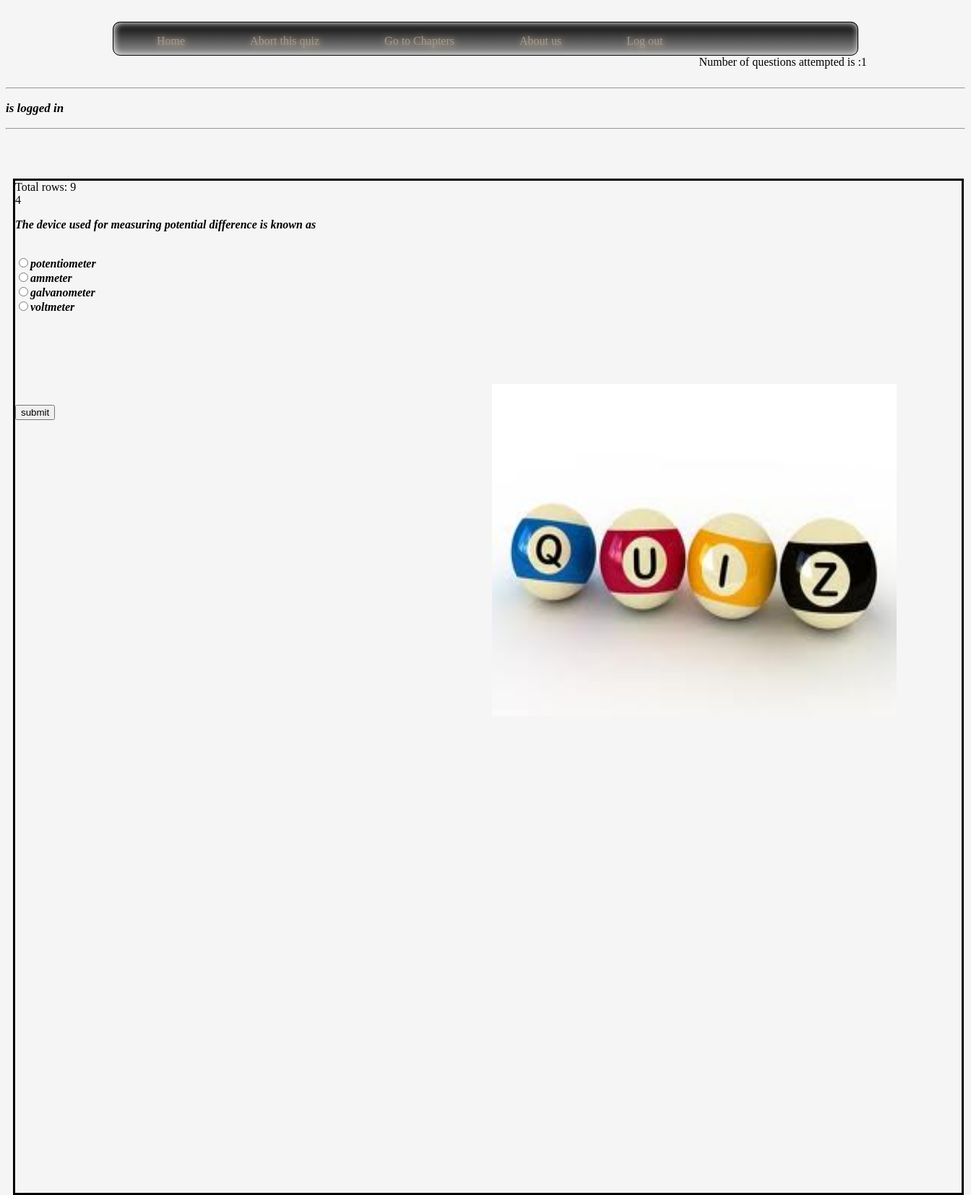
The app's page /take_physics_quiz.php with its own data.
### tables this page shows
CREATE TABLE IF NOT EXISTS `quiz_physics` (
  `id` mediumint(9) NOT NULL AUTO_INCREMENT,
  `question` varchar(8192) NOT NULL,
  `option1` varchar(300) NOT NULL,
  `option2` varchar(300) NOT NULL,
  `option3` varchar(300) NOT NULL,
  `option4` varchar(300) NOT NULL,
  `answer` varchar(300) NOT NULL,
  PRIMARY KEY (`id`)
);

### take_physics_quiz.php (the view, shortened to what this page needs)
<!DOCTYPE html>
<html>
    <head>
    </head>
    <body>
        <ul id="menu">
<li><a href="home_page1.html">Home</a></li>
<li><a href="close_physics_quiz.php">Abort this quiz</a></li>
<li><a href="intro1.html">Go to Chapters</a></li>
<li><a href="#">About us</a></li>
<li><a href="logout.php">Log out</a></li>
</ul>
    </body>
</html>
<html>
    <head>
    </head>
    <body>
        <form name="form" action="take_physicsquiz_next.php" method="post">
            <?php
            echo "Number of questions attempted is :". $_SESSION['views_phy_quiz']."<br>";
            echo "<br>";
            echo "<hr>";
            echo "<p style='left: 1000px; font-size: 17px;'><b><i><a href='user_info.php'>".$_COOKIE["user"]."</a> is logged in</i></b></p>" ;
        echo "<hr>";
            ?>
            <div class="box">
            <?php
          $con=mysqli_connect("localhost","root","root","quiz_db");
        $result1 = mysqli_query($con,"select * FROM quiz_physics");
        $num_rows = mysqli_num_rows($result1);
echo "Total rows: " . $num_rows."<br>";
        $random1= (rand() % $num_rows);
  $result = mysqli_query($con,"SELECT id, question, option1, option2, option3,option4,answer FROM quiz_physics where id=$random1");
  while($row = mysqli_fetch_array($result))
  {
  $correct_answer = $row['answer'];
  $option1=$row['option1'];
  $option2=$row['option2'];
  $option3=$row['option3'];
  $option4=$row['option4'];
  echo  $row['id'];
  echo  "<p><b><i>".$row['question'] . "</i></b></p><br/>";
  echo  "<b><i><input type='radio' name='opt' value='$option1'>".$row['option1']."</i></b><br>" ;
  echo  "<b><i><input type='radio' name='opt' value='$option2'>".$row['option2']."</i></b><br>";
  echo  "<b><i><input type='radio' name='opt' value='$option3'>".$row['option3']."</i></b><br>";
  echo  "<b><i><input type='radio' name='opt' value='$option4'>".$row['option4']."</i></b><br>";
  echo  "<b><i><input type='hidden' name='corr_answer' value='$correct_answer'>"."</i></b><br>";
  echo "<br>";
  echo "<br>";
  echo "<br>";
  echo "<br>";
  echo "<br>";
  }
        ?>
        <br>
        <input type='submit' name='submit1' value='submit'>
         <p class="fig">
        <img name="Tree" src="images/1.jpg" width="560px" height="460px" border="0"
        onmouseover="imageRollover(this, 'images/2.jpg');"
        onmouseout="imageRollover(this, 'images/1.jpg');">
             </p>
        </div>
        </form>
    </body>
</html>

### take_physics_quiz.php (style rules this page uses)
#menu { list-style:none; margin:30px auto 0px auto; width:1000px; height:45px; padding:0px 10px 0px 20px; border-radius:10px; -moz-border-radius:10px; -webkit-border-radius:10px; background:#333333; background: -moz-linear-gradient(top, #000, #999); background: -webkit-gradient(linear, 0% 0%, 0% 100%, from(#000), to( #999)); box-shadow: inset 1px 1px 10px #FFFFFF; -moz-box-shadow: inset 1px 1px 10px #FFFFFF; -webkit-box-shadow: inset 1px 1px 10px #FFFFFF; border:1px solid #000; }
#menu li { float:left; padding:10px 20px 30px 40px; display: block; position:relative; text-align:center; margin-right:30px; margin-top:7px; border:none; }
#menu li a { text-decoration:none; color:#999999; text-shadow:1px 1px 10px #FFCC99; }
body { background-color: whitesmoke; }
.box { width: 1310px; height:1400px; position: absolute; margin-left: 10px; margin-top: 60px; background-color: whitesmoke; border-color: black; border-style: solid; }
.fig { position: absolute; margin-left:660px; margin-top: -50px; }

### records on screen
quiz_physics: id "4", question "The device used for measuring potential difference is known as", option1 "potentiometer", option2 "ammeter", option3 "galvanometer", option4 "voltmeter"

### other values on screen
$_SESSION['views_phy_quiz'] "1"
$num_rows "9"
